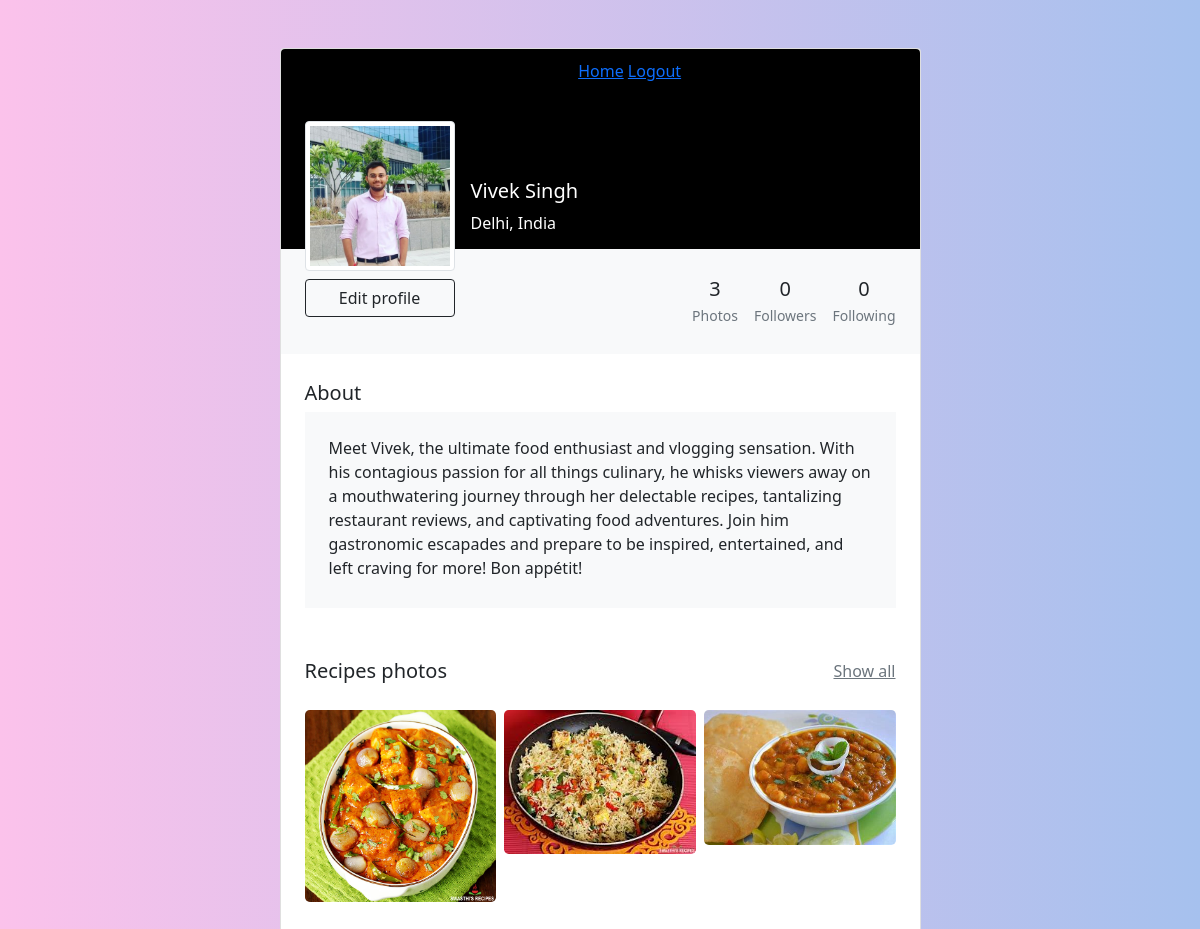
/setting (signed in), run on the app's committed database.
### core/models.py (models this page shows, shortened)
class Profile(models.Model):
    user = models.ForeignKey(User, on_delete=models.CASCADE)
    bio = models.TextField(blank=True)
    profileimg = models.ImageField(upload_to='profile_images',default='blank-profile-picture.png')
    location = models.CharField(max_length=100, blank=True)
    last_updated = models.DateField(default = datetime.now())

class Recipe(models.Model):
    id = models.UUIDField(primary_key = True, default = uuid.uuid4)
    user = models.ForeignKey(User, on_delete=models.CASCADE)
    recipename = models.TextField(blank=False, max_length=100)
    recipeimg = models.ImageField(upload_to='recipe_images',default='no_recipe_img.png')
    description = models.TextField(blank=True)
    created_at = models.DateTimeField(default = datetime.now())
    rating = models.FloatField(default = 0)

### core/views.py (the view, shortened to what this page needs)
# urls.py: path('setting',view=views.settings, name='settings'),
@login_required(login_url='signin')
def settings(request):
    user_object = User.objects.get(username = request.user.username)
    user_profile = Profile.objects.get(user = user_object)
    recipes = Recipe.objects.filter(user = user_object).order_by('created_at')
    return render(request,'profilepage.html', {'user_profile':user_profile,'user_object':user_object,
                                               'recipes':recipes,
                                               'post_len':len(recipes)})

### templates/profilepage.html (shortened to what this page needs)
{% load static %}
<!DOCTYPE html>
<html lang="en">
  <head>
    <link rel="stylesheet" href="{% static 'css/profile.css' %}">
    <link href="https://cdn.jsdelivr.net/npm/bootstrap@5.0.2/dist/css/bootstrap.min.css" rel="stylesheet">
  </head>
  <body>
    <section class="h-100 gradient-custom-2">
      <div class="container py-5 h-100">
        <div class="row d-flex justify-content-center align-items-center h-100">
          <div class="col col-lg-9 col-xl-7">
            <div class="card">
              <div class="rounded-top text-white d-flex flex-row" style="background-color: #000; height:200px;">
                <div class="ms-4 mt-5 d-flex flex-column" style="width: 150px;">
                  <img src="{{user_profile.profileimg.url}}"
                    alt="Generic placeholder image" class="img-fluid img-thumbnail mt-4 mb-2"
                    style="width: 150px; z-index: 1" id = 'profileimg'>
                  <button type="button" class="btn btn-outline-dark editbtn" data-mdb-ripple-color="dark"
                    style="z-index: 1;">
                    Edit profile
                  </button>
                </div>
                <div class="ms-3" style="margin-top: 130px;">
                  <h5>{{user_object.first_name}} {{user_object.last_name}}</h5>
                  <p>{{user_profile.location}}</p>
                </div>
                <div  style="margin-top: 10px; float: right;">
                  <p><a href='/'>Home</a> <a href="/logout">Logout</a></p>
                </div>
              </div>
              <div class="p-4 text-black" style="background-color: #f8f9fa;">
                <div class="d-flex justify-content-end text-center py-1">
                  <div>
                    <p class="mb-1 h5">{{post_len}}</p>
                    <p class="small text-muted mb-0">Photos</p>
                  </div>
                  <div class="px-3">
                    <p class="mb-1 h5">0</p>
                    <p class="small text-muted mb-0">Followers</p>
                  </div>
                  <div>
                    <p class="mb-1 h5">0</p>
                    <p class="small text-muted mb-0">Following</p>
                  </div>
                </div>
              </div>
              <div class="card-body p-4 text-black">
                <div class="mb-5">
                  <p class="lead fw-normal mb-1">About</p>
                  <div class="p-4" style="background-color: #f8f9fa;">
                    <p class="font-italic mb-1">{{user_profile.bio}}</p>
                  </div>
                </div>
                <div class="d-flex justify-content-between align-items-center mb-4">
                  {% if post_len == 0 %}
                  <p class="lead fw-normal mb-0">You have not uploaded any recipe yet</p>
                  {% else %}
                  <p class="lead fw-normal mb-0">Recipes photos</p>
                  <p class="mb-0"><a href="#!" class="text-muted">Show all</a></p>
                  {% endif %}
                </div>
                <div class="row g-2">
                  {% for recipe in recipes %}
                  <div class="col mb-2">
                    <img src="{{recipe.recipeimg.url}}"
                      alt="image 1" class="w-100 rounded-3">
                  </div>
                  {% endfor %}
                </div>
              </div>
            </div>
          </div>
        </div>
      </div>
    </section>
  </body>
</html>

### static/css/profile.css (style rules this page uses)
.gradient-custom-2 { background: #fbc2eb; background: -webkit-linear-gradient(to right, rgba(251, 194, 235, 1), rgba(166, 193, 238, 1)); background: linear-gradient(to right, rgba(251, 194, 235, 1), rgba(166, 193, 238, 1)) }
body { font-family: "Inter", sans-serif; }

### data on the page
Profile: profileimg (placeholder picture), location "Delhi, India", bio "Meet Vivek, the ultimate food enthusiast and vlogging sensation. With his contagious passion for all things culinary, he whisks viewers away on a mouthwatering journey through her delectable recipes, tantalizing restaurant reviews, and captivating food adventures. Join him gastronomic escapades and prepare to be inspired, entertained, and left craving for more! Bon appétit!"
Recipe: recipeimg (picture)
Recipe: recipeimg (picture)
Recipe: recipeimg (picture)

### other printed values
{{ user_object.first_name }} "Vivek"
{{ user_object.last_name }} "Singh"
{{ post_len }} "3"
